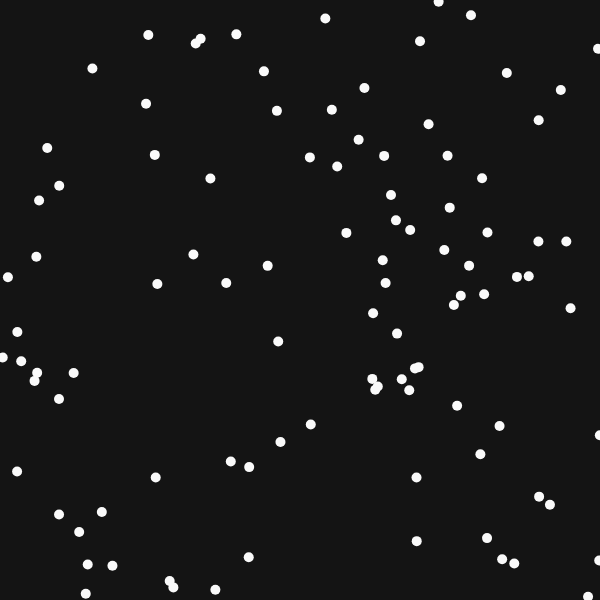
Frame 1 (no input)
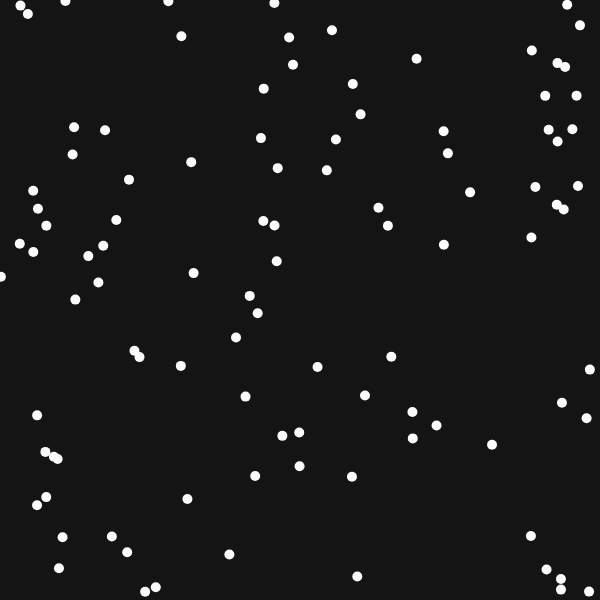
Frame 2 (the mouse pressed at the canvas centre, redrawn once)

The p5.js sketch that drew these frames (run headless with seeded random() and noise() and a simulated clock; the mouse was pressed at the canvas centre and the sketch redrawn once):

// p5.js sketch
// ── sketch.js
let nbreParticles;

function setup() {
  createCanvas(600, 600);
  posx = width * 0.5;
  posy = height * 0.5;
  nbreParticles = 100;
}

function draw() {
  background(20);
  fill(250);
  noStroke();
  for(let i = 0; i < nbreParticles; i++){
    ellipse(random(0, width), random(0, height), 10, 10);
  }
  noLoop();
}
